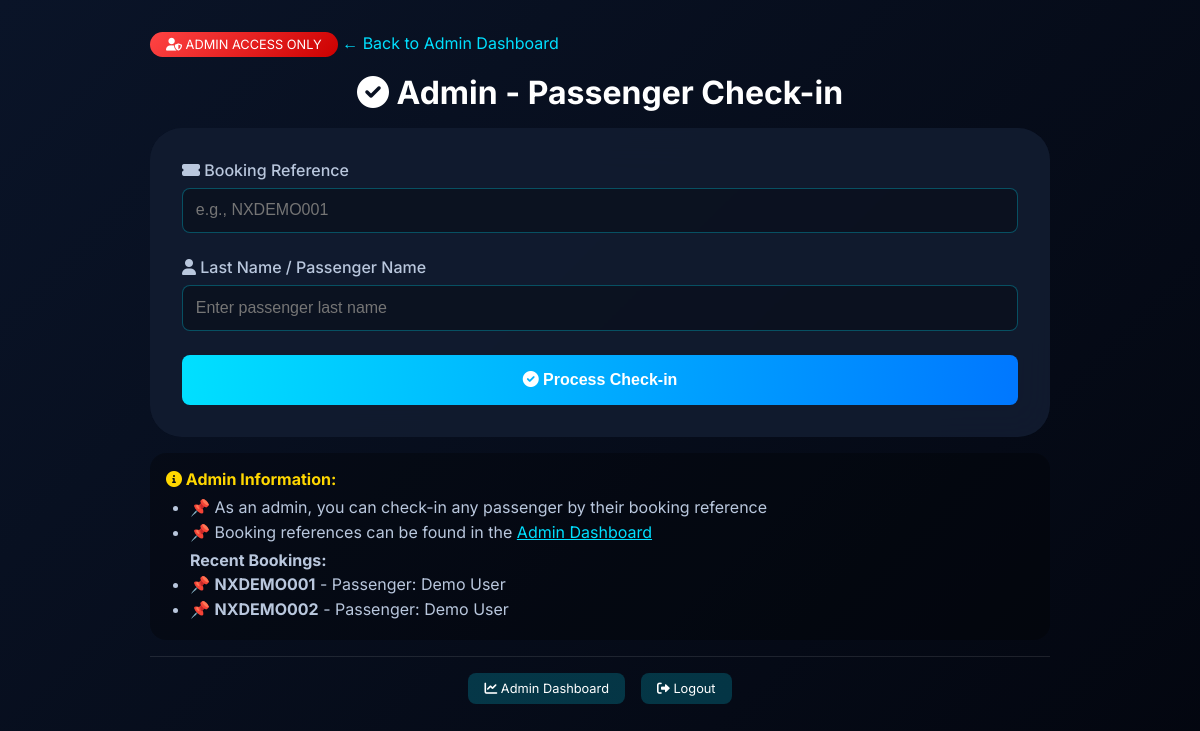
Page /checkIn.php (signed in) on the committed database.
### tables this page shows
CREATE TABLE IF NOT EXISTS bookings (
    id INT AUTO_INCREMENT PRIMARY KEY,
    booking_ref VARCHAR(20) UNIQUE NOT NULL,
    user_id INT,
    flight_id INT,
    passenger_name VARCHAR(100) NOT NULL,
    passenger_email VARCHAR(100),
    passenger_phone VARCHAR(20),
    ticket_class ENUM('economy', 'business', 'first') DEFAULT 'economy',
    emergency_type ENUM('none', 'pregnant', 'physically_challenged', 'medical') DEFAULT 'none',
    number_of_tickets INT DEFAULT 1,
    total_price DECIMAL(10,2),
    booking_status ENUM('confirmed', 'cancelled', 'pending') DEFAULT 'confirmed',
    booking_date TIMESTAMP DEFAULT CURRENT_TIMESTAMP,
    FOREIGN KEY (user_id) REFERENCES users(id) ON DELETE SET NULL,
    FOREIGN KEY (flight_id) REFERENCES flights(id) ON DELETE SET NULL
);

### checkIn.php (the view, shortened to what this page needs)
<?php
$conn = new mysqli("localhost", "root", "", "Airline");
?>
<!DOCTYPE html>
<html lang="en">
<head>
    <link rel="stylesheet" href="https://cdnjs.cloudflare.com/ajax/libs/font-awesome/6.0.0-beta3/css/all.min.css">
</head>
<body>
<div class="container">
    <div class="admin-badge">
        <i class="fas fa-user-shield"></i> ADMIN ACCESS ONLY
    </div>
    <a href="admin_dashboard.php" class="nav-back">← Back to Admin Dashboard</a>
    <h1><i class="fas fa-check-circle"></i> Admin - Passenger Check-in</h1>
    <div class="checkin-form">
        <form method="POST">
            <div class="form-group">
                <label><i class="fas fa-ticket-alt"></i> Booking Reference</label>
                <input type="text" name="booking_ref" placeholder="e.g., NXDEMO001" required value="<?php echo isset($_POST['booking_ref']) ? htmlspecialchars($_POST['booking_ref']) : ''; ?>">
            </div>
            <div class="form-group">
                <label><i class="fas fa-user"></i> Last Name / Passenger Name</label>
                <input type="text" name="last_name" placeholder="Enter passenger last name" required value="<?php echo isset($_POST['last_name']) ? htmlspecialchars($_POST['last_name']) : ''; ?>">
            </div>
            <button type="submit" class="btn-checkin"><i class="fas fa-check-circle"></i> Process Check-in</button>
        </form>
    </div>
    <div class="test-info">
        <h4><i class="fas fa-info-circle"></i> Admin Information:</h4>
        <ul>
            <li>📌 As an admin, you can check-in any passenger by their booking reference</li>
            <li>📌 Booking references can be found in the <a href="admin_dashboard.php" style="color: #00e0ff;">Admin Dashboard</a></li>
        </ul>
        <?php
        $testQuery = "SELECT booking_ref, passenger_name FROM bookings LIMIT 5";
        $testResult = $conn->query($testQuery);
        if($testResult && $testResult->num_rows > 0):
        ?>
        <ul style="margin-top: 0.5rem;">
            <strong>Recent Bookings:</strong>
            <?php while($row = $testResult->fetch_assoc()): ?>
                <li>📌 <strong><?php echo $row['booking_ref']; ?></strong> - Passenger: <?php echo $row['passenger_name']; ?></li>
            <?php endwhile; ?>
        </ul>
        <?php endif; ?>
    </div>
    <div class="admin-actions">
        <a href="admin_dashboard.php" class="admin-btn"><i class="fas fa-chart-line"></i> Admin Dashboard</a>
        <a href="logout.php" class="admin-btn"><i class="fas fa-sign-out-alt"></i> Logout</a>
    </div>
</div>
</body>
</html>

### checkIn.php (style rules this page uses)
* { margin: 0; padding: 0; box-sizing: border-box; }
body { font-family: 'Inter', sans-serif; background: linear-gradient(135deg, #0a1428 0%, #03060f 100%); color: white; min-height: 100vh; padding: 2rem; }
.container { max-width: 900px; margin: 0 auto; }
.admin-badge { background: linear-gradient(135deg, #ff4444, #cc0000); display: inline-block; padding: 0.3rem 1rem; border-radius: 2rem; font-size: 0.8rem; margin-bottom: 1rem; }
h1 { text-align: center; margin-bottom: 1rem; font-size: 2rem; }
.checkin-form { background: rgba(18, 28, 48, 0.9); backdrop-filter: blur(20px); border-radius: 2rem; padding: 2rem; margin-top: 1rem; }
.form-group { margin-bottom: 1.5rem; }
.form-group label { display: block; margin-bottom: 0.5rem; color: #b9c7dd; font-weight: 500; }
.form-group input { width: 100%; padding: 0.8rem; background: rgba(0,0,0,0.3); border: 1px solid rgba(0,224,255,0.3); border-radius: 0.5rem; color: white; font-size: 1rem; }
.btn-checkin { width: 100%; padding: 1rem; background: linear-gradient(95deg, #00e0ff, #0077ff); border: none; border-radius: 0.5rem; color: white; font-weight: 700; cursor: pointer; font-size: 1rem; transition: 0.3s; }
.nav-back { display: inline-block; margin-bottom: 1rem; color: #00e0ff; text-decoration: none; }
.test-info { margin-top: 1rem; padding: 1rem; background: rgba(0,0,0,0.3); border-radius: 1rem; }
.test-info h4 { color: #ffd700; margin-bottom: 0.5rem; }
.test-info ul { margin-left: 1.5rem; color: #b9c7dd; }
.test-info li { margin: 0.3rem 0; }
.admin-actions { margin-top: 1rem; padding-top: 1rem; border-top: 1px solid rgba(255,255,255,0.1); display: flex; gap: 1rem; justify-content: center; }
.admin-btn { background: rgba(0,224,255,0.2); padding: 0.5rem 1rem; border-radius: 0.5rem; color: white; text-decoration: none; font-size: 0.8rem; }

### rows in the picture
bookings: booking_ref "NXDEMO001", passenger_name "Demo User"
bookings: booking_ref "NXDEMO002", passenger_name "Demo User"
